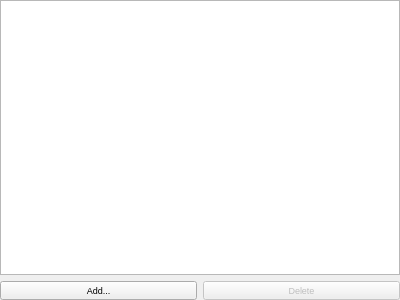
<?xml version="1.0" encoding="UTF-8"?>
<ui version="4.0">
 <class>NamedObjectListEditorWidget</class>
 <widget class="QWidget" name="NamedObjectListEditorWidget">
  <property name="geometry">
   <rect>
    <x>0</x>
    <y>0</y>
    <width>400</width>
    <height>300</height>
   </rect>
  </property>
  <property name="windowTitle">
   <string>Form</string>
  </property>
  <layout class="QVBoxLayout" name="verticalLayout">
   <property name="leftMargin">
    <number>0</number>
   </property>
   <property name="topMargin">
    <number>0</number>
   </property>
   <property name="rightMargin">
    <number>0</number>
   </property>
   <property name="bottomMargin">
    <number>0</number>
   </property>
   <item>
    <widget class="QListWidget" name="lwObjects"/>
   </item>
   <item>
    <widget class="QFrame" name="frameBtns">
     <property name="frameShape">
      <enum>QFrame::NoFrame</enum>
     </property>
     <property name="frameShadow">
      <enum>QFrame::Sunken</enum>
     </property>
     <layout class="QGridLayout" name="gridLayout">
      <property name="leftMargin">
       <number>0</number>
      </property>
      <property name="topMargin">
       <number>0</number>
      </property>
      <property name="rightMargin">
       <number>0</number>
      </property>
      <property name="bottomMargin">
       <number>0</number>
      </property>
      <item row="0" column="1">
       <widget class="QPushButton" name="pbDelete">
        <property name="enabled">
         <bool>false</bool>
        </property>
        <property name="maximumSize">
         <size>
          <width>16777215</width>
          <height>21</height>
         </size>
        </property>
        <property name="font">
         <font>
          <pointsize>7</pointsize>
         </font>
        </property>
        <property name="text">
         <string>Delete</string>
        </property>
        <property name="icon">
         <iconset resource="../images/geoX.qrc">
          <normaloff>:/images/delete_16x16.png</normaloff>:/images/delete_16x16.png</iconset>
        </property>
        <property name="iconSize">
         <size>
          <width>15</width>
          <height>15</height>
         </size>
        </property>
       </widget>
      </item>
      <item row="0" column="0">
       <widget class="QPushButton" name="pbAdd">
        <property name="maximumSize">
         <size>
          <width>16777215</width>
          <height>21</height>
         </size>
        </property>
        <property name="font">
         <font>
          <pointsize>7</pointsize>
         </font>
        </property>
        <property name="text">
         <string>Add...</string>
        </property>
        <property name="icon">
         <iconset resource="../images/geoX.qrc">
          <normaloff>:/images/100px-Nuvola_Green_Plus.svg.png</normaloff>:/images/100px-Nuvola_Green_Plus.svg.png</iconset>
        </property>
        <property name="iconSize">
         <size>
          <width>15</width>
          <height>15</height>
         </size>
        </property>
       </widget>
      </item>
     </layout>
    </widget>
   </item>
  </layout>
 </widget>
 <resources>
  <include location="../images/geoX.qrc"/>
 </resources>
 <connections/>
</ui>
